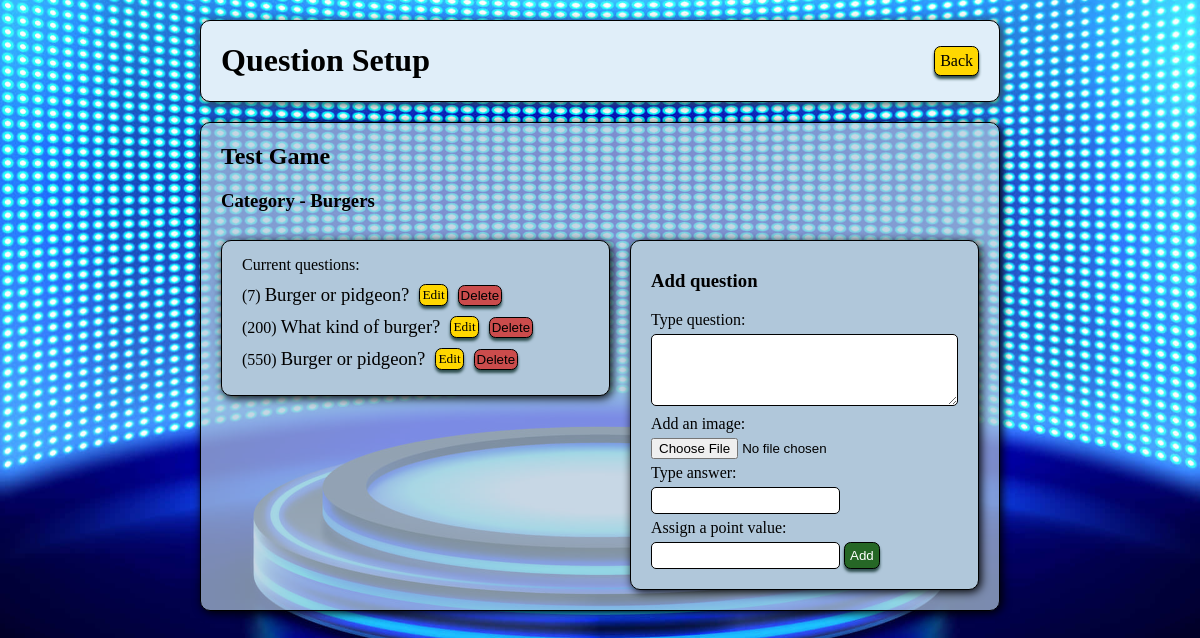
The page /games/categories/8 (signed in) on the database its author committed.
### gameboard_app/models.py (models this page shows, shortened)
class Category(models.Model):
    name = models.CharField(max_length=255)
    game_assigned = models.ForeignKey(Game, related_name="categories_avail", on_delete = models.CASCADE, default=1)
    created_at = models.DateTimeField(auto_now_add=True)
    updated_at = models.DateTimeField(auto_now=True)
    @classmethod
    def get_by_id(cls, id):
        return cls.objects.get(id=id)

class Game(models.Model):
    title = models.CharField(max_length=255)
    is_active = models.BooleanField(default=False)
    creator = models.ForeignKey(User, related_name='gameboards', on_delete=models.CASCADE, default=1)
    created_at = models.DateTimeField(auto_now_add=True)
    updated_at = models.DateTimeField(auto_now=True)

class Question(models.Model):
    question = models.TextField()
    pic = models.ImageField(upload_to='question_images/', null=True, blank=True, default='')
    answer = models.CharField(max_length=255)
    points = models.IntegerField(default=100)
    played = models.BooleanField(default=False)
    category_assigned = models.ForeignKey(Category, related_name="question_list", on_delete = models.CASCADE, default=1)
    created_at = models.DateTimeField(auto_now_add=True)
    updated_at = models.DateTimeField(auto_now=True)

### gameboard_app/views.py (the view)
# urls.py: path('categories/<int:cat_id>', views.display_cat_questions, name='show_cat_qs'),
def display_cat_questions(request, cat_id):
    if 'user_id' not in request.session or 'game_id' not in request.session:
        return redirect('/')
    category = Category.get_by_id(cat_id)
    if category.game_assigned.creator.id != request.session['user_id']:
        return redirect('/games')
    context = {
        'category': Category.get_by_id(cat_id),
    }
    return render(request, 'new_question.html', context)

### gameboard_app/templates/new_question.html (shortened to what this page needs)
<!DOCTYPE html>
<html lang="en">
<head>
    {% load static %}
    <link rel="stylesheet" href="{% static 'css/style.css' %}">
</head>
<body>
    <div class="wrapper">
        <div class="nav_bar">
            <h1>Question Setup</h1>
            <a class="back" href="{% url 'show_cats' %}">Back</a>
        </div>
        <div class="title_box">
            <h2 style="color: black; padding: 0px 20px;">{{ category.game_assigned.title }}</h2>
            <h3 style="color: black; padding: 0px 20px;">Category - {{ category.name }}</h3>
            <div class="question_box">
                <div class="ques_box_left">
                    <p>Current questions:</p>
                    {% for question in category.question_list.all|dictsort:"points" %}
                        <div style="display: flex; align-items: center;">
                            <p>({{ question.points }}) <a class="cat_link" href="{% url 'show_ques' question.id %}">
                                {% if question.question|length > 25 %}
                                    {{ question.question|slice:":25"}}...
                                {% else %}
                                    {{ question.question }}
                                {% endif %}
                            </a></p>
                            <a class="q_edit" href="{% url 'edit_ques_page' question.id %}">Edit</a>
                            <button class="q_delete" onclick="displayPopup('{{ question.id }}')">Delete</button>
                        </div>
                    {% endfor %}
                </div>
                <div class="ques_box_right">
                    <h3>Add question</h3>
                    <form action="{% url 'new_question' %}" method="post" enctype="multipart/form-data">
                        <p><label>Type question:</label></p>
                        <textarea class="input" name="question" cols="35" rows="4"></textarea>
                        <p><label for="pic">Add an image:</label></p>
                        <input type="file" name="pic" id="pic" accept="image/*">
                        <p><label>Type answer:</label></p>
                        <input class="input" type="text" name="answer">
                        <p><label>Assign a point value:</label></p>
                        <input class="input" type="number" name="points">
                        <input class="add" type="submit" value="Add">
                    </form>
                </div>
            </div>
        </div>
    </div>
</body>
</html>

### gameboard_app/static/css/style.css (style rules this page uses)
body { background-image: url("../images/game-show-background-opt1.jpg"); background-position: center; background-size: cover; }
.wrapper { width: 800px; margin: auto; }
.nav_bar { display: flex; justify-content: space-between; align-items: center; margin: 20px 0px; padding: 0px 20px; border: 1px solid black; border-radius: 10px; background-color:rgb(224, 238, 249); box-shadow: 2px 2px 10px darkslategray; }
.title_box { border: 1px solid black; border-radius: 10px; background-color: rgb(176, 199, 218, 0.7); box-shadow: 2px 2px 10px black; }
.back, .delete, .q_edit, .q_delete, .play, .add { text-decoration: none; border: 1px solid black; border-radius: 5pt; box-shadow: 0px 3px 3px darkslategray; background-color: gold; color: black; padding: 5px; cursor: pointer; }
.delete, .q_delete { background-color: rgb(203, 76, 76); }
.q_edit, .q_delete { font-size: 10pt; padding: 2px; margin: 0px 0px 0px 10px; }
.add { background-color: rgb(38, 103, 38); color: white; }
#select_game, #category_box, .question_box { display: flex; align-items: start; margin: 10px; }
.inner_boxes, .ques_box_left, .ques_box_right { border: 1px solid black; border-radius: 10px; box-shadow: 2px 2px 10px black; margin: 10px; padding: 10px 20px 20px; width: 50%; background-color: rgb(176, 199, 218); }
.ques_box_left { width: 60%; }
.ques_box_right { width: 40%; }
p { margin: 5px 0px; }
.input { border: 1px solid black; border-radius: 5px; padding: 5px; }
.cat_link { text-decoration: none; color: black; font-size: 14pt; }

### rows shown on the page
Category: game_assigned "Test Game", name "Burgers"
Question: points "7", question "Burger or pidgeon?"
Question: points "200", question "What kind of burger?"
Question: points "550", question "Burger or pidgeon?"
